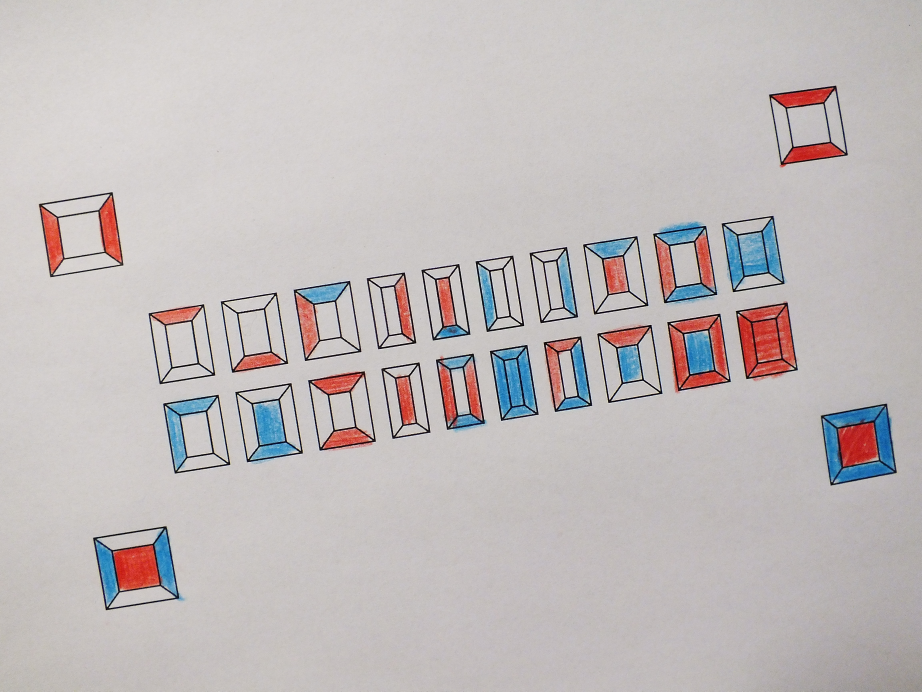
#> input picture img_fin/probe_cam1.JPG, 4608 x 3456 px (shown at 1/5 size)
$ python edges.py   (older library calls are emulated)
#> lines starting #> are read from the running program, lines starting #| are printed output that depends on the picture; after the words box and inside, x2 and y2 are one past the last pixel; in counts of white or black regions, pixels touching at a corner belong together
import numpy as np
import cv2
import csv
import math
from skimage import img_as_float

show_images=True

input_img = "probe_cam1"
img = cv2.imread('img_fin/'+ input_img +'.JPG')
#> img is the input picture: shape (3456, 4608, 3); mean B, G, R 187, 186.9, 192.9

cv2.namedWindow('INPUT', cv2.WINDOW_NORMAL)
cv2.imshow('INPUT', img)
cv2.waitKey(0)

def adjust_gamma(image, gamma=1.0):
    # build a lookup table mapping the pixel values [0, 255] to
    # their adjusted gamma values
    invGamma = 1.0 / gamma
    table = np.array([((i / 255.0) ** invGamma) * 255
                      for i in np.arange(0, 256)]).astype("uint8")

    # apply gamma correction using the lookup table
    return cv2.LUT(image, table)

def scan_ymax(image):
    height = np.size(image, 0)
    width = np.size(image, 1)

    for y in range(0, height, 1):
        for x in range(0, width, 1):
            if (image.item(y, x) == 255):
                print("Y ", y, "X", x)
                return y,x

def scan_ymin(image):
    height = np.size(image, 0)
    width = np.size(image, 1)

    for y in range(height-1, 0, -1):
        for x in range(width -1, 0, -1):
            if (image.item(y, x) == 255):
                print("Y ", y, "X", x)
                return y,x

def scan_xmax(image):
    height = np.size(image, 0)
    width = np.size(image, 1)

    for x in range(width-1, 0, -1):
        for y in range(0,height, 1):
            if (image.item(y, x) == 255):
                print("Y ", y, "X", x)
                return y,x

def scan_xmin(image):
    height = np.size(image, 0)
    width = np.size(image, 1)

    for x in range( 0,width,1):
        for y in range(height-1, 0, -1):
            if (image.item(y, x) == 255):
                print("Y ", y, "X", x)
                return y,x

#filters on input image
gray = cv2.cvtColor(img, cv2.COLOR_BGR2GRAY)
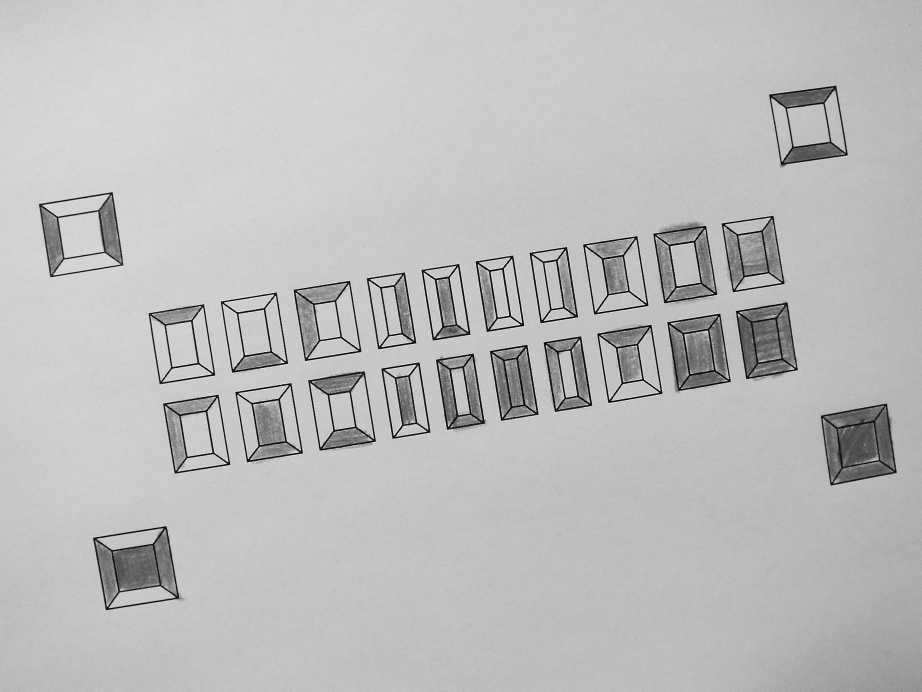
#> gray: shape (3456, 4608) (shown at 1/5 size); min 0, max 255, mean 188.7
gray = cv2.GaussianBlur(gray, (5, 5), 0)
gray = adjust_gamma(gray, 1.2)
thresh = cv2.threshold(gray, 80, 255, cv2.THRESH_BINARY_INV)[1]
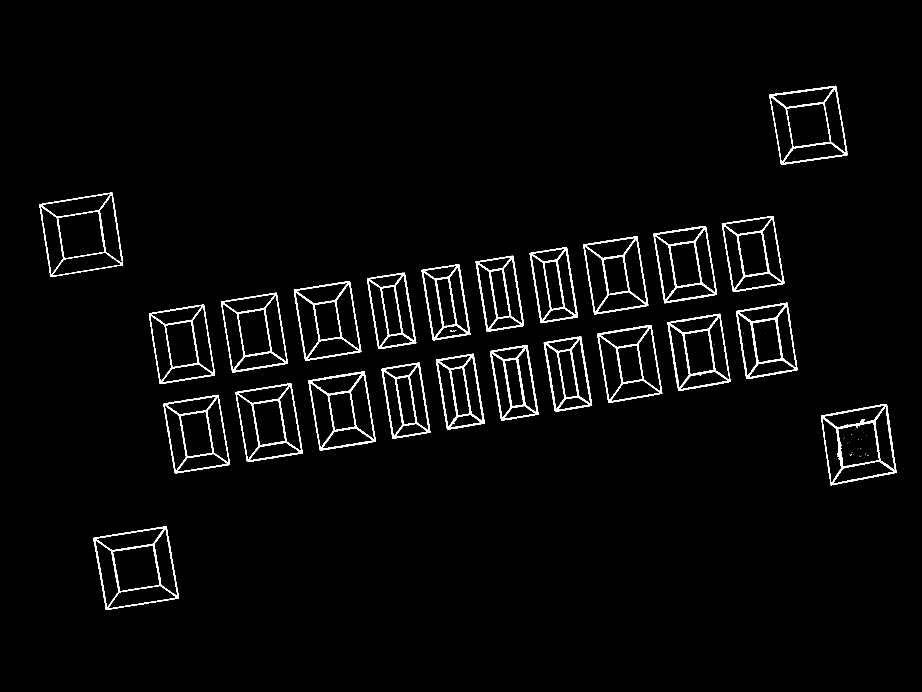
#> thresh: shape (3456, 4608) (shown at 1/5 size); 2.1% white; 74 white regions (49 under 20 px), largest, box (x1, y1, x2, y2) and area: (4106, 2020, 4482, 2426) 18340, (467, 2633, 895, 3050) 16591, (3680, 1513, 3988, 1895) 15711
thresh = cv2.erode(thresh, None, iterations=1)
#> thresh: shape (3456, 4608); 1.4% white; 32 white regions (6 under 20 px), largest, box (x1, y1, x2, y2) and area: (4107, 2021, 4481, 2425) 12284, (3681, 1515, 3987, 1893) 10647, (3338, 1570, 3652, 1954) 10347
thresh = cv2.dilate(thresh, None, iterations=5)
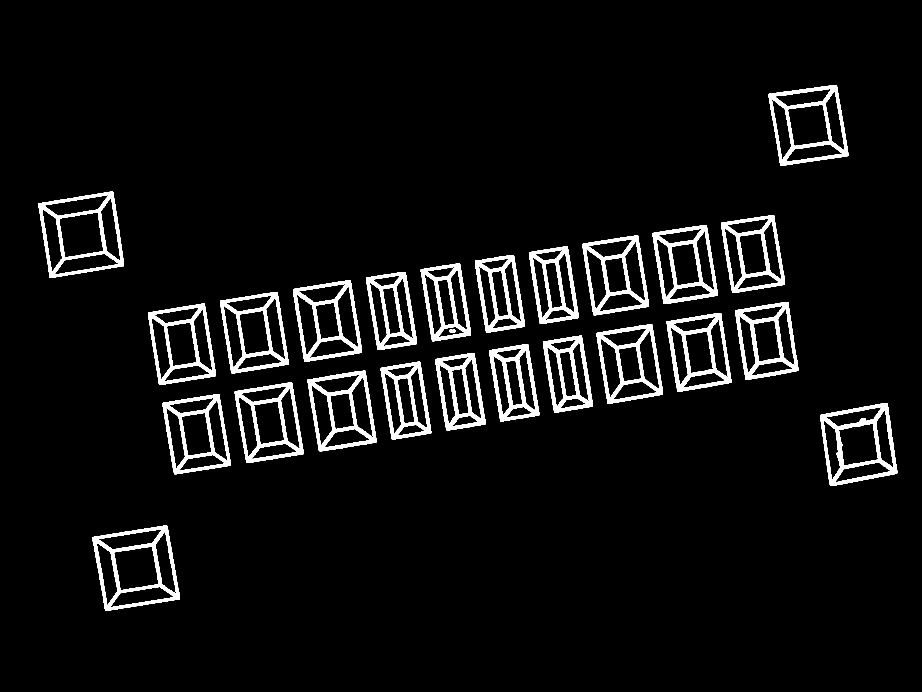
#> thresh: shape (3456, 4608) (shown at 1/5 size); 5.2% white; 25 white regions, largest, box (x1, y1, x2, y2) and area: (4102, 2016, 4486, 2430) 41272, (463, 2629, 899, 3054) 41046, (193, 959, 619, 1388) 38530

#finding corners of the image
y1,x1 = scan_ymax(thresh)
#> in scan_ymax, `height = np.size(image, 0)`: height = 3456
#> in scan_ymax, `width = np.size(image, 1)`: width = 4608
#> y1 = 425; x1 = 4172
y2,x2 = scan_xmax(thresh)
#> in scan_xmax, `height = np.size(image, 0)`: height = 3456
#> in scan_xmax, `width = np.size(image, 1)`: width = 4608
#> y2 = 2351; x2 = 4485
y3,x3 = scan_ymin(thresh)
#> in scan_ymin, `height = np.size(image, 0)`: height = 3456
#> in scan_ymin, `width = np.size(image, 1)`: width = 4608
#> y3 = 3053; x3 = 537
y4,x4 = scan_xmin(thresh)
#> in scan_xmin, `height = np.size(image, 0)`: height = 3456
#> in scan_xmin, `width = np.size(image, 1)`: width = 4608
#> y4 = 1036; x4 = 193

#show threshholded image
if(show_images):
    cv2.namedWindow('img2', cv2.WINDOW_NORMAL)
    cv2.imshow('img2', thresh)
    cv2.waitKey(0)


# Destination image size
size = (2048, 1024, 3)

im_dst = np.zeros(size, np.uint8)

pts_dst = np.array(
    [
        [0, 0],
        [size[0] - 1, 0],
        [size[0] - 1, size[1] - 1],
        [0, size[1] - 1]
    ], dtype=float
)

# Calculate the homography
dist_ymax_xmin = math.sqrt( (x4 - x1)**2 + (y4 - y1)**2 )
#> dist_ymax_xmin = 4025.6
dist_ymax_xmax  = math.sqrt( (x2 - x1)**2 + (y2 - y1)**2 )
#> dist_ymax_xmax = 1951.3

# Find homography depending on rotation of the input image
if(dist_ymax_xmin > dist_ymax_xmax):
	h, status = cv2.findHomography(np.array([[x4,y4],[x1,y1],[x2,y2],[x3,y3]]), pts_dst)
#> h = [[0.477, -0.0813, -7.78], [0.0754, 0.491, -523.4], [-1.16e-05, 1.93e-08, 1]]; status = [1, 1, 1, 1]
else:
	h, status = cv2.findHomography(np.array([[x1,y1],[x2,y2],[x3,y3],[x4,y4]]), pts_dst)

# Load input image again
img2 = cv2.imread('img_fin/'+ input_img +'.JPG')

# Warp source image to destination
im_dst = cv2.warpPerspective(img2, h, size[0:2])
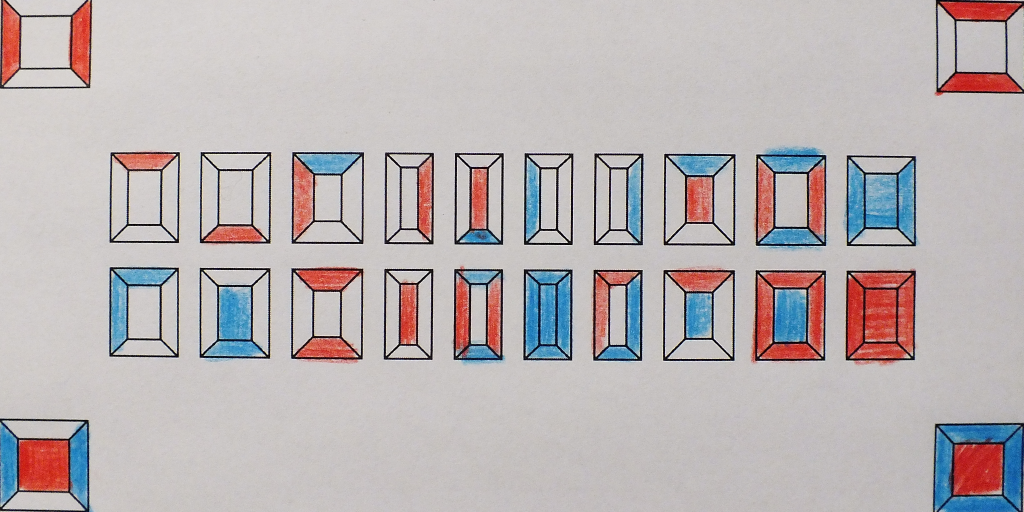
#> im_dst: shape (1024, 2048, 3) (shown at 1/2 size); mean B, G, R 180.3, 179.2, 186.5

high = np.size(im_dst, 0)
#> high = 1024
wide = np.size(im_dst, 1)
#> wide = 2048
print("h = ",high,"w =",wide)
#| h =  1024 w = 2048

# Save the transformed image
cv2.imwrite('img_fin/' + input_img + '_transformed.JPG',im_dst)

#load template image
img_template = cv2.imread('img_fin/diagram_left_transformed.JPG', 1)
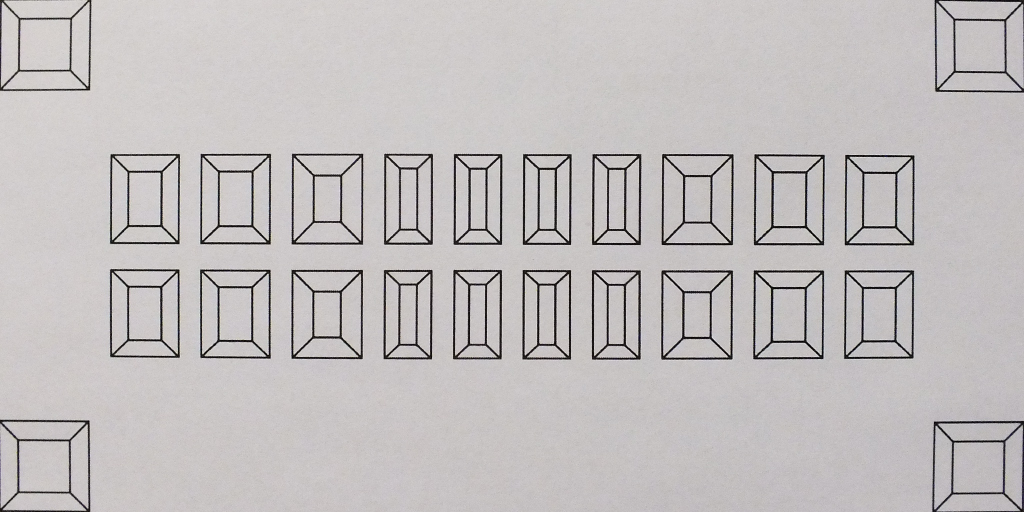
#> input picture img_fin/diagram_left_transformed.JPG, 2048 x 1024 px (shown at 1/2 size)
#> img_template is the input picture: shape (1024, 2048, 3); mean B, G, R 189.6, 189.4, 193.4

#convert to grayscale
imgray = cv2.cvtColor(img_template,cv2.COLOR_BGR2GRAY)

#find contours
ret,thresh = cv2.threshold(imgray,127,255,0)
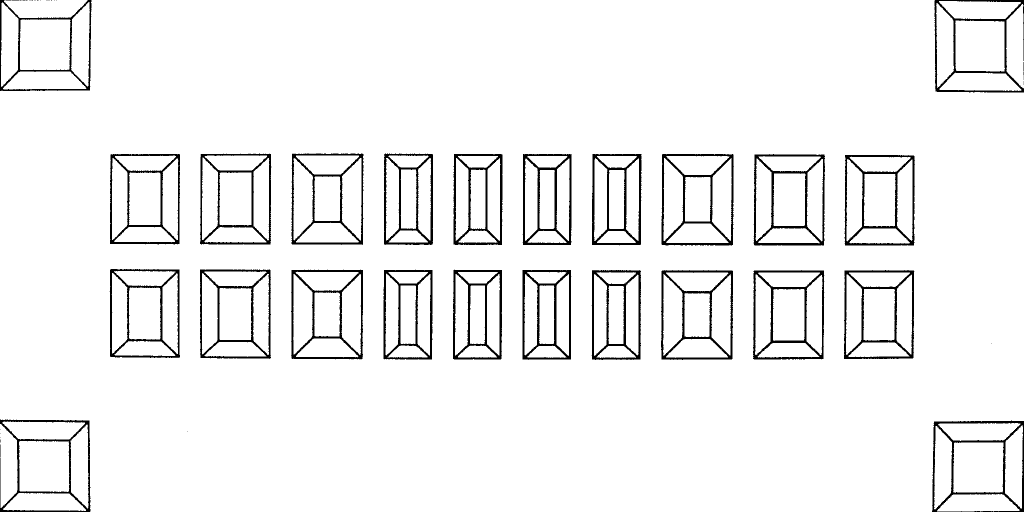
#> thresh: shape (1024, 2048) (shown at 1/2 size); 94.9% white; 58 black regions (33 under 20 px)
im2, contours, hierarchy = cv2.findContours(thresh,cv2.RETR_TREE,cv2.CHAIN_APPROX_SIMPLE)
#> contours = 145 contours, 4 with area under 20; largest, box (x1, y1, x2, y2) and area: (0, 0, 2048, 1024) 1962192, (1322, 307, 1469, 492) 26400, (582, 306, 728, 491) 26202, (1506, 307, 1651, 492) 25916, (399, 306, 544, 490) 25819

#draw the contours on the homografed image
for c in contours:
    perimeter = cv2.arcLength(c,True)
    if (perimeter<2000):
        cv2.drawContours(im_dst, [c], -1, (0, 0, 0), 6)
#> this loop made 145 passes
#> perimeter on passes 1 to 12: 379, 384.2, 415.2, 425.5, 387.3, 381.3, 391.6, 376.7, 378.8, 384.2, 367.6, 376.9
#> (c, perimeter) on passes 19, 22, 23, 24: ([[142, 94], [143, 93], [144, 94], [143, 95]], 5.66), ([[374, 863], [375, 862], [376, 863], [375, 864]], 5.66), ([[419, 717], [420, 716], [421, 717], [420, 718]], 5.66), ([[1982, 687], [1983, 686], [1984, 687], [1983, 688]], 5.66)
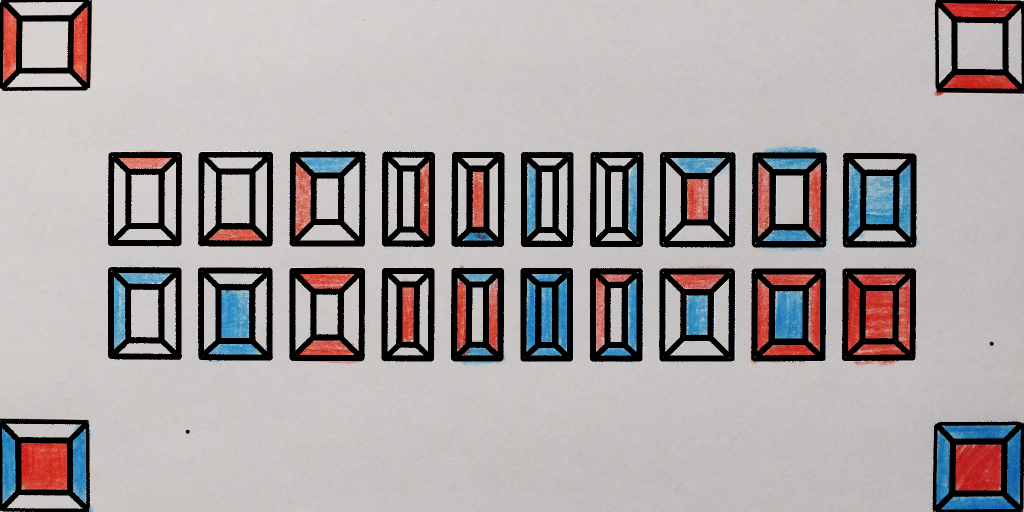
#> im_dst: shape (1024, 2048, 3) (shown at 1/2 size); 13.87% of pixels changed, all inside (x1, y1, x2, y2) = (0, 0, 2048, 1024)

#save image with thick egdes
cv2.imwrite('img_fin/'+ input_img+'_ready.JPG',im_dst)

# Show output
if(show_images):
    cv2.namedWindow('Image',cv2.WINDOW_NORMAL)
    cv2.imshow("Image", im_dst)
    cv2.waitKey(0)

hsv = cv2.cvtColor(im_dst, cv2.COLOR_BGR2HSV)
#> hsv: shape (1024, 2048, 3); mean H, S, V 38.1, 18.8, 172.9

low_red1 = np.array([0, 50, 102])
up_red1 = np.array([10, 255, 255])

low_red2 = np.array([170,50,50])
up_red2 = np.array([179,255,255])

low_blue = np.array([80, 10, 50])
up_blue = np.array([130, 255, 255])

mask_files = {}
for id in range(1,7,1):
	for lr in ['l', 'r']:
		for ud in ['u', 'd']:
			for side in range(0,5,1):
				filename = str(id) + lr + ud + str(side)
				mask_img = cv2.imread('img_fin/masks/' + filename + '.JPG', 0) #gray
#> (the run stopped early here; a loop or call above may not have finished)
